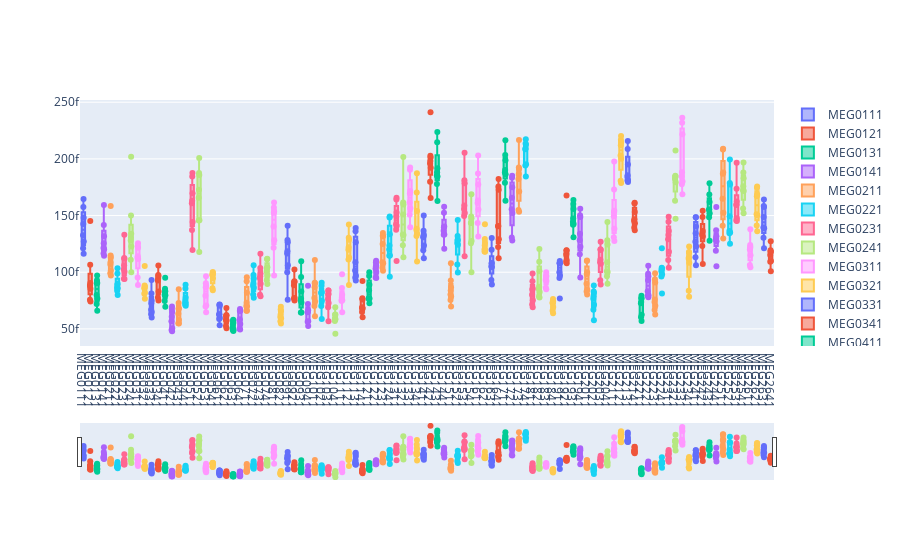

Notebook code cell kept with this figure:
### Code cell


### Figure 1 — Plotly figure (JSON) as saved in the notebook; plotly's stock layout.template omitted (floating-point values rounded to 4 significant figures)
{"data": [{"boxpoints": "all", "name": "MEG0111", "pointpos": 0, "type": "box", "y": [1.325e-13, 1.163e-13, 1.271e-13, 1.577e-13, 1.646e-13, 1.426e-13, 1.211e-13, 1.48e-13]}, {"boxpoints": "all", "name": "MEG0121", "pointpos": 0, "type": "box", "y": [8.536e-14, 9.043e-14, 7.563e-14, 1.451e-13, 8.87e-14, 7.408e-14, 8.787e-14, 1.067e-13]}, {"boxpoints": "all", "name": "MEG0131", "pointpos": 0, "type": "box", "y": [7.684e-14, 7.207e-14, 7.998e-14, 9.715e-14, 9.027e-14, 6.609e-14, 9.048e-14, 9.299e-14]}, {"boxpoints": "all", "name": "MEG0141", "pointpos": 0, "type": "box", "y": [1.203e-13, 1.166e-13, 1.146e-13, 1.593e-13, 1.256e-13, 1.317e-13, 1.214e-13, 1.417e-13]}, {"boxpoints": "all", "name": "MEG0211", "pointpos": 0, "type": "box", "y": [1.068e-13, 9.906e-14, 1.13e-13, 9.713e-14, 1.015e-13, 1.147e-13, 1.088e-13, 1.585e-13]}, {"boxpoints": "all", "name": "MEG0221", "pointpos": 0, "type": "box", "y": [8.878e-14, 8.584e-14, 8.981e-14, 7.983e-14, 8.372e-14, 1.036e-13, 8.635e-14, 9.883e-14]}, {"boxpoints": "all", "name": "MEG0231", "pointpos": 0, "type": "box", "y": [1.126e-13, 9.422e-14, 1.004e-13, 9.406e-14, 1.061e-13, 1.027e-13, 1.118e-13, 1.33e-13]}, {"boxpoints": "all", "name": "MEG0241", "pointpos": 0, "type": "box", "y": [1.5e-13, 9.996e-14, 1.11e-13, 1.226e-13, 1.307e-13, 1.28e-13, 1.339e-13, 2.018e-13]}, {"boxpoints": "all", "name": "MEG0311", "pointpos": 0, "type": "box", "y": [1.116e-13, 8.864e-14, 1.141e-13, 1.126e-13, 1.216e-13, 1.256e-13, 9.542e-14, 1.232e-13]}, {"boxpoints": "all", "name": "MEG0321", "pointpos": 0, "type": "box", "y": [8.184e-14, 7.652e-14, 8.605e-14, 8.831e-14, 8.096e-14, 1.054e-13, 8.73e-14, 8.595e-14]}, {"boxpoints": "all", "name": "MEG0331", "pointpos": 0, "type": "box", "y": [6.688e-14, 6.301e-14, 6.003e-14, 7.491e-14, 6.496e-14, 8.133e-14, 7.262e-14, 9.319e-14]}, {"boxpoints": "all", "name": "MEG0341", "pointpos": 0, "type": "box", "y": [8.301e-14, 7.77e-14, 9.759e-14, 9.451e-14, 7.501e-14, 1.06e-13, 9.261e-14, 9.672e-14]}, {"boxpoints": "all", "name": "MEG0411", "pointpos": 0, "type": "box", "y": [8.193e-14, 8.327e-14, 7.451e-14, 8.005e-14, 6.957e-14, 9.523e-14, 7.964e-14, 8.539e-14]}, {"boxpoints": "all", "name": "MEG0421", "pointpos": 0, "type": "box", "y": [5.681e-14, 4.899e-14, 5.056e-14, 6.778e-14, 4.785e-14, 6.493e-14, 6.061e-14, 6.977e-14]}, {"boxpoints": "all", "name": "MEG0431", "pointpos": 0, "type": "box", "y": [7.286e-14, 5.475e-14, 5.782e-14, 6.326e-14, 5.487e-14, 6.806e-14, 6.783e-14, 8.497e-14]}, {"boxpoints": "all", "name": "MEG0441", "pointpos": 0, "type": "box", "y": [7.332e-14, 8.558e-14, 7.14e-14, 7.277e-14, 7.769e-14, 7.549e-14, 7.051e-14, 8.895e-14]}, {"boxpoints": "all", "name": "MEG0511", "pointpos": 0, "type": "box", "y": [1.373e-13, 1.196e-13, 1.876e-13, 1.697e-13, 1.609e-13, 1.631e-13, 1.444e-13, 1.844e-13]}, {"boxpoints": "all", "name": "MEG0521", "pointpos": 0, "type": "box", "y": [1.458e-13, 1.179e-13, 2.008e-13, 1.858e-13, 1.656e-13, 1.728e-13, 1.456e-13, 1.876e-13]}, {"boxpoints": "all", "name": "MEG0531", "pointpos": 0, "type": "box", "y": [7.929e-14, 6.971e-14, 9.648e-14, 8.785e-14, 9.018e-14, 7.073e-14, 6.476e-14, 8.676e-14]}, {"boxpoints": "all", "name": "MEG0541", "pointpos": 0, "type": "box", "y": [1.001e-13, 8.405e-14, 9.955e-14, 9.46e-14, 9.76e-14, 8.578e-14, 9.782e-14, 9.875e-14]}, {"boxpoints": "all", "name": "MEG0611", "pointpos": 0, "type": "box", "y": [5.958e-14, 5.326e-14, 5.88e-14, 7.046e-14, 7.131e-14, 6.265e-14, 7.153e-14, 6.289e-14]}, {"boxpoints": "all", "name": "MEG0621", "pointpos": 0, "type": "box", "y": [5.748e-14, 5.056e-14, 6.203e-14, 6.047e-14, 6.209e-14, 6.844e-14, 5.261e-14, 5.788e-14]}, {"boxpoints": "all", "name": "MEG0631", "pointpos": 0, "type": "box", "y": [4.82e-14, 5.72e-14, 5.533e-14, 4.925e-14, 5.123e-14, 5.403e-14, 5.816e-14, 4.922e-14]}, {"boxpoints": "all", "name": "MEG0641", "pointpos": 0, "type": "box", "y": [4.957e-14, 5.425e-14, 5.754e-14, 6.58e-14, 6.6e-14, 5.002e-14, 5.854e-14, 6.764e-14]}, {"boxpoints": "all", "name": "MEG0711", "pointpos": 0, "type": "box", "y": [7.312e-14, 6.61e-14, 8.188e-14, 6.992e-14, 6.603e-14, 7.021e-14, 9.565e-14, 9.202e-14]}, {"boxpoints": "all", "name": "MEG0721", "pointpos": 0, "type": "box", "y": [7.745e-14, 8.985e-14, 8.031e-14, 8.639e-14, 8.808e-14, 9.762e-14, 1.061e-13, 9.447e-14]}, {"boxpoints": "all", "name": "MEG0731", "pointpos": 0, "type": "box", "y": [8.007e-14, 7.884e-14, 9.638e-14, 1.037e-13, 8.99e-14, 9.466e-14, 1.163e-13, 9.886e-14]}, {"boxpoints": "all", "name": "MEG0741", "pointpos": 0, "type": "box", "y": [8.959e-14, 1.009e-13, 1.038e-13, 9.741e-14, 1.043e-13, 9.289e-14, 1.119e-13, 1.115e-13]}, {"boxpoints": "all", "name": "MEG0811", "pointpos": 0, "type": "box", "y": [1.282e-13, 9.707e-14, 1.572e-13, 1.536e-13, 1.403e-13, 1.526e-13, 1.216e-13, 1.615e-13]}, {"boxpoints": "all", "name": "MEG0821", "pointpos": 0, "type": "box", "y": [6.567e-14, 5.484e-14, 6.276e-14, 6.702e-14, 6.059e-14, 5.947e-14, 5.682e-14, 6.946e-14]}, {"boxpoints": "all", "name": "MEG0911", "pointpos": 0, "type": "box", "y": [1.061e-13, 7.571e-14, 1.264e-13, 1.285e-13, 1.166e-13, 1.184e-13, 1.001e-13, 1.411e-13]}, {"boxpoints": "all", "name": "MEG0921", "pointpos": 0, "type": "box", "y": [7.73e-14, 7.502e-14, 7.685e-14, 9.16e-14, 9.206e-14, 8.842e-14, 9.097e-14, 1.024e-13]}, {"boxpoints": "all", "name": "MEG0931", "pointpos": 0, "type": "box", "y": [8.291e-14, 6.44e-14, 9.589e-14, 7.688e-14, 7.501e-14, 6.455e-14, 7.322e-14, 1.097e-13]}, {"boxpoints": "all", "name": "MEG0941", "pointpos": 0, "type": "box", "y": [6.465e-14, 5.254e-14, 6.639e-14, 7.192e-14, 5.641e-14, 6.523e-14, 5.682e-14, 8.806e-14]}, {"boxpoints": "all", "name": "MEG1011", "pointpos": 0, "type": "box", "y": [7.425e-14, 6.123e-14, 7.019e-14, 1.109e-13, 7.724e-14, 9.018e-14, 8.684e-14, 9.065e-14]}, {"boxpoints": "all", "name": "MEG1021", "pointpos": 0, "type": "box", "y": [7.492e-14, 5.879e-14, 8.172e-14, 8.797e-14, 7.013e-14, 9.079e-14, 8.187e-14, 8.266e-14]}, {"boxpoints": "all", "name": "MEG1031", "pointpos": 0, "type": "box", "y": [8.011e-14, 5.68e-14, 7.635e-14, 8.382e-14, 7.275e-14, 8.383e-14, 6.903e-14, 8.092e-14]}, {"boxpoints": "all", "name": "MEG1041", "pointpos": 0, "type": "box", "y": [6.256e-14, 5.853e-14, 4.576e-14, 6.272e-14, 5.893e-14, 5.843e-14, 5.699e-14, 6.921e-14]}, {"boxpoints": "all", "name": "MEG1111", "pointpos": 0, "type": "box", "y": [8.617e-14, 6.474e-14, 8.017e-14, 9.819e-14, 7.548e-14, 7.527e-14, 7.462e-14, 7.773e-14]}, {"boxpoints": "all", "name": "MEG1121", "pointpos": 0, "type": "box", "y": [1.219e-13, 8.866e-14, 1.303e-13, 1.422e-13, 1.198e-13, 1.112e-13, 1.131e-13, 1.286e-13]}, {"boxpoints": "all", "name": "MEG1131", "pointpos": 0, "type": "box", "y": [1.016e-13, 9.273e-14, 1.264e-13, 1.391e-13, 1.087e-13, 9.688e-14, 9.512e-14, 1.363e-13]}, {"boxpoints": "all", "name": "MEG1141", "pointpos": 0, "type": "box", "y": [7.707e-14, 6.024e-14, 6.914e-14, 9.234e-14, 6.848e-14, 6.488e-14, 6.808e-14, 7.593e-14]}, {"boxpoints": "all", "name": "MEG1211", "pointpos": 0, "type": "box", "y": [7.262e-14, 8.891e-14, 8.416e-14, 9.668e-14, 1.001e-13, 7.643e-14, 7.678e-14, 7.697e-14]}, {"boxpoints": "all", "name": "MEG1221", "pointpos": 0, "type": "box", "y": [1.05e-13, 9.488e-14, 1.003e-13, 1.032e-13, 1.059e-13, 1.101e-13, 9.535e-14, 1.089e-13]}, {"boxpoints": "all", "name": "MEG1231", "pointpos": 0, "type": "box", "y": [1.079e-13, 1.04e-13, 1.346e-13, 1.322e-13, 1.249e-13, 1.013e-13, 1.089e-13, 1.317e-13]}, {"boxpoints": "all", "name": "MEG1241", "pointpos": 0, "type": "box", "y": [1.237e-13, 9.593e-14, 1.492e-13, 1.335e-13, 1.201e-13, 1.146e-13, 1.147e-13, 1.484e-13]}, {"boxpoints": "all", "name": "MEG1311", "pointpos": 0, "type": "box", "y": [1.424e-13, 1.098e-13, 1.494e-13, 1.641e-13, 1.375e-13, 1.528e-13, 1.41e-13, 1.658e-13]}, {"boxpoints": "all", "name": "MEG1321", "pointpos": 0, "type": "box", "y": [1.51e-13, 1.238e-13, 1.328e-13, 1.598e-13, 1.333e-13, 1.616e-13, 1.133e-13, 2.016e-13]}, {"boxpoints": "all", "name": "MEG1331", "pointpos": 0, "type": "box", "y": [1.695e-13, 1.618e-13, 1.508e-13, 1.904e-13, 1.717e-13, 1.564e-13, 1.396e-13, 1.925e-13]}, {"boxpoints": "all", "name": "MEG1341", "pointpos": 0, "type": "box", "y": [1.383e-13, 1.095e-13, 1.541e-13, 1.703e-13, 1.34e-13, 1.373e-13, 1.319e-13, 1.874e-13]}, {"boxpoints": "all", "name": "MEG1411", "pointpos": 0, "type": "box", "y": [1.194e-13, 1.367e-13, 1.236e-13, 1.501e-13, 1.328e-13, 1.122e-13, 1.308e-13, 1.319e-13]}, {"boxpoints": "all", "name": "MEG1421", "pointpos": 0, "type": "box", "y": [1.654e-13, 1.982e-13, 2.013e-13, 2.411e-13, 1.798e-13, 2.027e-13, 1.923e-13, 1.96e-13]}, {"boxpoints": "all", "name": "MEG1431", "pointpos": 0, "type": "box", "y": [1.628e-13, 1.853e-13, 1.917e-13, 2.238e-13, 1.882e-13, 2.148e-13, 1.779e-13, 1.844e-13]}, {"boxpoints": "all", "name": "MEG1441", "pointpos": 0, "type": "box", "y": [1.334e-13, 1.365e-13, 1.208e-13, 1.331e-13, 1.525e-13, 1.396e-13, 1.403e-13, 1.578e-13]}, {"boxpoints": "all", "name": "MEG1511", "pointpos": 0, "type": "box", "y": [8.671e-14, 7.558e-14, 8.042e-14, 6.967e-14, 1.08e-13, 8.396e-14, 7.86e-14, 9.259e-14]}, {"boxpoints": "all", "name": "MEG1521", "pointpos": 0, "type": "box", "y": [1.283e-13, 9.972e-14, 1.284e-13, 1.258e-13, 1.32e-13, 1.242e-13, 1.069e-13, 1.462e-13]}, {"boxpoints": "all", "name": "MEG1531", "pointpos": 0, "type": "box", "y": [1.523e-13, 1.59e-13, 1.496e-13, 1.558e-13, 1.141e-13, 1.786e-13, 1.811e-13, 2.054e-13]}, {"boxpoints": "all", "name": "MEG1541", "pointpos": 0, "type": "box", "y": [1.437e-13, 1.255e-13, 1.276e-13, 1.434e-13, 1.001e-13, 1.492e-13, 1.476e-13, 1.689e-13]}, {"boxpoints": "all", "name": "MEG1611", "pointpos": 0, "type": "box", "y": [1.435e-13, 1.315e-13, 1.611e-13, 1.774e-13, 1.632e-13, 1.872e-13, 1.554e-13, 2.029e-13]}, {"boxpoints": "all", "name": "MEG1621", "pointpos": 0, "type": "box", "y": [1.258e-13, 1.236e-13, 1.198e-13, 1.423e-13, 1.184e-13, 1.202e-13, 1.18e-13, 1.293e-13]}, {"boxpoints": "all", "name": "MEG1631", "pointpos": 0, "type": "box", "y": [9.318e-14, 1.051e-13, 1.081e-13, 1.303e-13, 8.921e-14, 1.078e-13, 1.046e-13, 1.199e-13]}, {"boxpoints": "all", "name": "MEG1641", "pointpos": 0, "type": "box", "y": [1.223e-13, 1.291e-13, 1.407e-13, 1.823e-13, 1.405e-13, 1.728e-13, 1.124e-13, 1.756e-13]}, {"boxpoints": "all", "name": "MEG1711", "pointpos": 0, "type": "box", "y": [1.88e-13, 1.789e-13, 1.988e-13, 1.865e-13, 1.632e-13, 2.034e-13, 1.901e-13, 2.165e-13]}, {"boxpoints": "all", "name": "MEG1721", "pointpos": 0, "type": "box", "y": [1.85e-13, 1.306e-13, 1.555e-13, 1.75e-13, 1.523e-13, 1.656e-13, 1.279e-13, 1.833e-13]}, {"boxpoints": "all", "name": "MEG1731", "pointpos": 0, "type": "box", "y": [2.166e-13, 1.549e-13, 1.866e-13, 1.823e-13, 1.925e-13, 1.913e-13, 1.534e-13, 1.712e-13]}, {"boxpoints": "all", "name": "MEG1741", "pointpos": 0, "type": "box", "y": [1.942e-13, 2.085e-13, 2.135e-13, 2.174e-13, 1.845e-13, 1.954e-13, 2.092e-13, 2.124e-13]}, {"boxpoints": "all", "name": "MEG1811", "pointpos": 0, "type": "box", "y": [7.161e-14, 8.564e-14, 8.018e-14, 9.202e-14, 8.458e-14, 7.53e-14, 6.905e-14, 9.898e-14]}, {"boxpoints": "all", "name": "MEG1821", "pointpos": 0, "type": "box", "y": [1.009e-13, 8.719e-14, 7.854e-14, 8.515e-14, 8.257e-14, 1.093e-13, 7.768e-14, 1.206e-13]}, {"boxpoints": "all", "name": "MEG1831", "pointpos": 0, "type": "box", "y": [8.63e-14, 8.497e-14, 9.457e-14, 9.306e-14, 9.989e-14, 9.237e-14, 9.637e-14, 9.709e-14]}, {"boxpoints": "all", "name": "MEG1841", "pointpos": 0, "type": "box", "y": [7.641e-14, 6.391e-14, 7.295e-14, 6.594e-14, 7.314e-14, 7.403e-14, 6.925e-14, 7.462e-14]}, {"boxpoints": "all", "name": "MEG1911", "pointpos": 0, "type": "box", "y": [1.078e-13, 7.676e-14, 9.48e-14, 1.08e-13, 9.708e-14, 9.995e-14, 1.099e-13, 1.079e-13]}, {"boxpoints": "all", "name": "MEG1921", "pointpos": 0, "type": "box", "y": [1.152e-13, 1.079e-13, 1.166e-13, 1.195e-13, 1.678e-13, 1.091e-13, 1.191e-13, 1.105e-13]}, {"boxpoints": "all", "name": "MEG1931", "pointpos": 0, "type": "box", "y": [1.602e-13, 1.419e-13, 1.308e-13, 1.425e-13, 1.637e-13, 1.474e-13, 1.444e-13, 1.558e-13]}, {"boxpoints": "all", "name": "MEG1941", "pointpos": 0, "type": "box", "y": [1.282e-13, 9.528e-14, 1.226e-13, 1.503e-13, 1.339e-13, 1.561e-13, 1.159e-13, 1.487e-13]}, {"boxpoints": "all", "name": "MEG2011", "pointpos": 0, "type": "box", "y": [8.45e-14, 8.31e-14, 8.993e-14, 9.842e-14, 1.1e-13, 1e-13, 8.042e-14, 1.102e-13]}, {"boxpoints": "all", "name": "MEG2021", "pointpos": 0, "type": "box", "y": [8.296e-14, 6.683e-14, 7.876e-14, 8.82e-14, 7.655e-14, 7.121e-14, 5.77e-14, 8.162e-14]}, {"boxpoints": "all", "name": "MEG2031", "pointpos": 0, "type": "box", "y": [1.203e-13, 8.924e-14, 1.089e-13, 1.076e-13, 1.197e-13, 1.11e-13, 9.285e-14, 1.269e-13]}, {"boxpoints": "all", "name": "MEG2041", "pointpos": 0, "type": "box", "y": [1.087e-13, 9.652e-14, 1.002e-13, 1.244e-13, 1.444e-13, 8.977e-14, 1.008e-13, 1.283e-13]}, {"boxpoints": "all", "name": "MEG2111", "pointpos": 0, "type": "box", "y": [1.73e-13, 1.308e-13, 1.383e-13, 1.493e-13, 1.978e-13, 1.53e-13, 1.275e-13, 1.543e-13]}, {"boxpoints": "all", "name": "MEG2121", "pointpos": 0, "type": "box", "y": [2.12e-13, 2.031e-13, 2.202e-13, 2.002e-13, 2.17e-13, 2.144e-13, 1.788e-13, 1.808e-13]}, {"boxpoints": "all", "name": "MEG2131", "pointpos": 0, "type": "box", "y": [1.855e-13, 1.797e-13, 2.158e-13, 2.087e-13, 1.809e-13, 1.952e-13, 1.84e-13, 1.815e-13]}, {"boxpoints": "all", "name": "MEG2141", "pointpos": 0, "type": "box", "y": [1.432e-13, 1.393e-13, 1.37e-13, 1.612e-13, 1.468e-13, 1.452e-13, 1.607e-13, 1.532e-13]}, {"boxpoints": "all", "name": "MEG2211", "pointpos": 0, "type": "box", "y": [7.259e-14, 6.03e-14, 5.693e-14, 7.682e-14, 7.729e-14, 7.929e-14, 6.249e-14, 7.367e-14]}, {"boxpoints": "all", "name": "MEG2221", "pointpos": 0, "type": "box", "y": [8.326e-14, 7.958e-14, 7.935e-14, 9.293e-14, 9.65e-14, 9.867e-14, 7.79e-14, 1.056e-13]}, {"boxpoints": "all", "name": "MEG2231", "pointpos": 0, "type": "box", "y": [9.378e-14, 6.669e-14, 7.033e-14, 9.103e-14, 7.59e-14, 7.378e-14, 6.266e-14, 9.911e-14]}, {"boxpoints": "all", "name": "MEG2241", "pointpos": 0, "type": "box", "y": [9.617e-14, 8.132e-14, 1.033e-13, 1.212e-13, 1.024e-13, 9.825e-14, 1.008e-13, 1.04e-13]}, {"boxpoints": "all", "name": "MEG2311", "pointpos": 0, "type": "box", "y": [1.489e-13, 1.041e-13, 1.445e-13, 1.363e-13, 1.181e-13, 1.329e-13, 1.108e-13, 1.29e-13]}, {"boxpoints": "all", "name": "MEG2321", "pointpos": 0, "type": "box", "y": [2.074e-13, 1.473e-13, 1.795e-13, 1.63e-13, 1.85e-13, 1.844e-13, 1.841e-13, 1.823e-13]}, {"boxpoints": "all", "name": "MEG2331", "pointpos": 0, "type": "box", "y": [2.318e-13, 1.688e-13, 1.882e-13, 1.8e-13, 2.363e-13, 2.218e-13, 1.775e-13, 1.847e-13]}, {"boxpoints": "all", "name": "MEG2341", "pointpos": 0, "type": "box", "y": [1.179e-13, 7.837e-14, 1.131e-13, 1.083e-13, 1.119e-13, 1.228e-13, 8.357e-14, 1.172e-13]}, {"boxpoints": "all", "name": "MEG2411", "pointpos": 0, "type": "box", "y": [1.226e-13, 1.061e-13, 1.133e-13, 1.403e-13, 1.484e-13, 1.344e-13, 1.269e-13, 1.485e-13]}, {"boxpoints": "all", "name": "MEG2421", "pointpos": 0, "type": "box", "y": [1.347e-13, 1.314e-13, 1.073e-13, 1.363e-13, 1.488e-13, 1.329e-13, 1.231e-13, 1.542e-13]}, {"boxpoints": "all", "name": "MEG2431", "pointpos": 0, "type": "box", "y": [1.785e-13, 1.278e-13, 1.551e-13, 1.484e-13, 1.521e-13, 1.62e-13, 1.552e-13, 1.685e-13]}, {"boxpoints": "all", "name": "MEG2441", "pointpos": 0, "type": "box", "y": [1.371e-13, 1.052e-13, 1.273e-13, 1.318e-13, 1.299e-13, 1.286e-13, 1.189e-13, 1.575e-13]}, {"boxpoints": "all", "name": "MEG2511", "pointpos": 0, "type": "box", "y": [2.083e-13, 1.297e-13, 1.525e-13, 1.41e-13, 1.868e-13, 1.88e-13, 1.648e-13, 2.089e-13]}, {"boxpoints": "all", "name": "MEG2521", "pointpos": 0, "type": "box", "y": [1.788e-13, 1.252e-13, 1.345e-13, 1.365e-13, 1.494e-13, 1.774e-13, 1.351e-13, 1.996e-13]}, {"boxpoints": "all", "name": "MEG2531", "pointpos": 0, "type": "box", "y": [1.451e-13, 1.477e-13, 1.457e-13, 1.736e-13, 1.592e-13, 1.624e-13, 1.597e-13, 1.966e-13]}, {"boxpoints": "all", "name": "MEG2541", "pointpos": 0, "type": "box", "y": [1.521e-13, 1.563e-13, 1.828e-13, 1.881e-13, 1.724e-13, 1.717e-13, 1.758e-13, 1.969e-13]}, {"boxpoints": "all", "name": "MEG2611", "pointpos": 0, "type": "box", "y": [1.241e-13, 1.378e-13, 1.149e-13, 1.043e-13, 1.201e-13, 1.063e-13, 1.223e-13, 1.21e-13]}, {"boxpoints": "all", "name": "MEG2621", "pointpos": 0, "type": "box", "y": [1.503e-13, 1.362e-13, 1.413e-13, 1.743e-13, 1.685e-13, 1.755e-13, 1.512e-13, 1.671e-13]}, {"boxpoints": "all", "name": "MEG2631", "pointpos": 0, "type": "box", "y": [1.389e-13, 1.304e-13, 1.211e-13, 1.576e-13, 1.487e-13, 1.585e-13, 1.396e-13, 1.641e-13]}, {"boxpoints": "all", "name": "MEG2641", "pointpos": 0, "type": "box", "y": [1.274e-13, 1.18e-13, 1.1e-13, 1.008e-13, 1.193e-13, 1.093e-13, 1.152e-13, 1.179e-13]}], "layout": {"xaxis": {"rangeslider": {"visible": true}, "tickmode": "array", "ticktext": ["MEG0111", "MEG0121", "MEG0131", "MEG0141", "MEG0211", "MEG0221", "MEG0231", "MEG0241", "MEG0311", "MEG0321", "MEG0331", "MEG0341", "MEG0411", "MEG0421", "MEG0431", "MEG0441", "MEG0511", "MEG0521", "MEG0531", "MEG0541", "MEG0611", "MEG0621", "MEG0631", "MEG0641", "MEG0711", "MEG0721", "MEG0731", "MEG0741", "MEG0811", "MEG0821", "MEG0911", "MEG0921", "MEG0931", "MEG0941", "MEG1011", "MEG1021", "MEG1031", "MEG1041", "MEG1111", "MEG1121", "MEG1131", "MEG1141", "MEG1211", "MEG1221", "MEG1231", "MEG1241", "MEG1311", "MEG1321", "MEG1331", "MEG1341", "MEG1411", "MEG1421", "MEG1431", "MEG1441", "MEG1511", "MEG1521", "MEG1531", "MEG1541", "MEG1611", "MEG1621", "MEG1631", "MEG1641", "MEG1711", "MEG1721", "MEG1731", "MEG1741", "MEG1811", "MEG1821", "MEG1831", "MEG1841", "MEG1911", "MEG1921", "MEG1931", "MEG1941", "MEG2011", "MEG2021", "MEG2031", "MEG2041", "MEG2111", "MEG2121", "MEG2131", "MEG2141", "MEG2211", "MEG2221", "MEG2231", "MEG2241", "MEG2311", "MEG2321", "MEG2331", "MEG2341", "MEG2411", "MEG2421", "MEG2431", "MEG2441", "MEG2511", "MEG2521", "MEG2531", "MEG2541", "MEG2611", "MEG2621", "MEG2631", "MEG2641"], "tickvals": [0, 1, 2, 3, 4, 5, 6, 7, 8, 9, 10, 11, 12, 13, 14, 15, 16, 17, 18, 19, 20, 21, 22, 23, 24, 25, 26, 27, 28, 29, 30, 31, 32, 33, 34, 35, 36, 37, 38, 39, 40, 41, 42, 43, 44, 45, 46, 47, 48, 49, 50, 51, 52, 53, 54, 55, 56, 57, 58, 59, 60, 61, 62, 63, 64, 65, 66, 67, 68, 69, 70, 71, 72, 73, 74, 75, 76, 77, 78, 79, 80, 81, 82, 83, 84, 85, 86, 87, 88, 89, 90, 91, 92, 93, 94, 95, 96, 97, 98, 99, 100, 101]}}}
